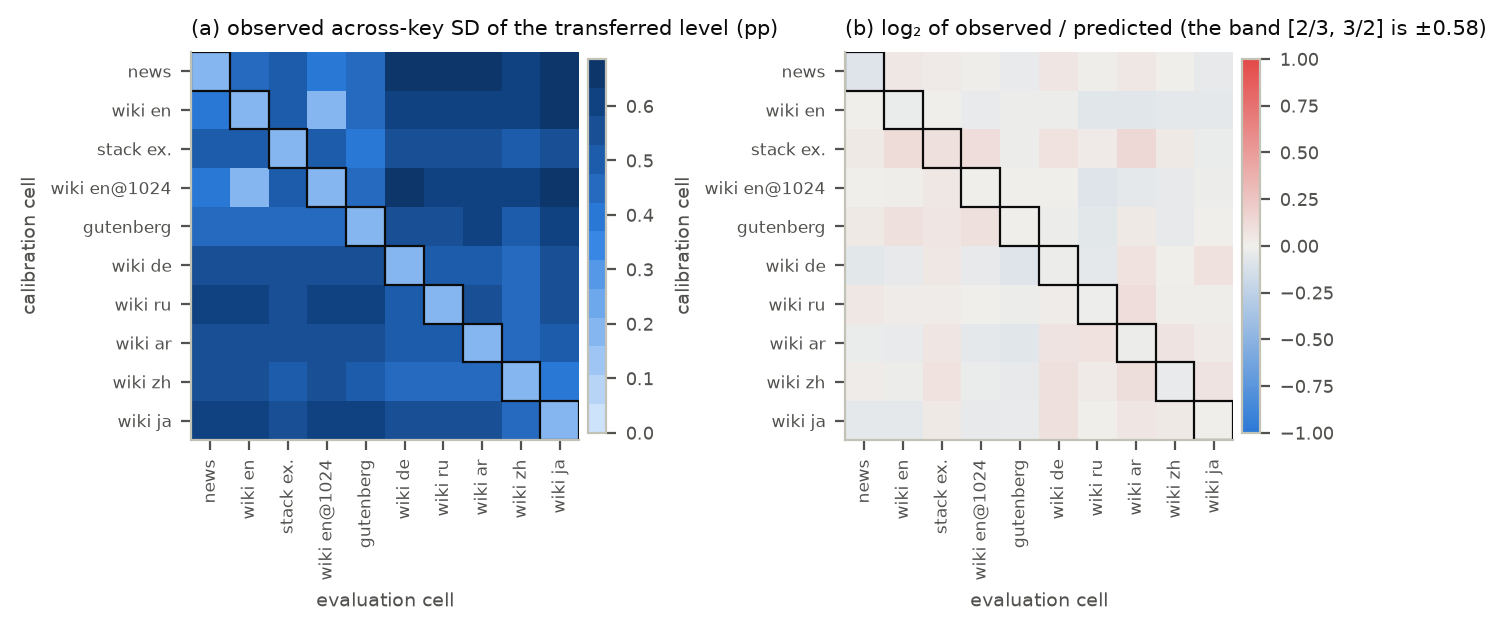

Write the Python code that produced this figure.
#!/usr/bin/env python3
"""F5 — transfer of a per-key conformal threshold across text laws (Study 3 Figure 3 re-rendered): a threshold set on
one cell's 5,000 calibration texts and applied to every cell's evaluation texts under the Llama-3.2 tokenizer (KGW
distinct rule, h = 1, α = 0.01, K = 1,000 keys per pair): (a) the observed across-key SD of the level, (b) the key-free
predictor's SD, (c) their ratio on a log₂ scale, (d) the observed share of keys above α. Rows are the calibration cell,
columns the evaluation cell. Source: outputs/study3_v0.1/results.json (descriptive_rows and t1_rows), the pairs'
observed SDs cross-checked between the two blocks.
"""
import sys
from pathlib import Path

import numpy as np
from matplotlib.colors import LinearSegmentedColormap, ListedColormap

sys.path.insert(0, str(Path(__file__).resolve().parents[1]))
import paperlib as P  # noqa: E402

plt = P.style()
res = P.results("s3"); R3 = P.register("s3")
DR = res["descriptive_rows"]; T1 = res["t1_rows"]
ORDER = P.CELL_ORDER
TOK, RULE, H, A, V = "llama", "distinct", 1, 0.01, "conformal@5000"
pairs = {}
for x in DR:
    if x["family"] == "kgw" and x["rule"] == RULE and x["h"] == H and float(x["alpha"]) == A and x["variant"] == V and x["tokE"] == TOK and x["tokC"] == TOK and x["class"] != "cross_tokenizer":
        key = (x["tagC"], x["tagE"]); assert key not in pairs, key; pairs[key] = x
assert len(pairs) == 100, len(pairs)
t1 = {(x["tagC"], x["tagE"]): x for x in T1 if x["tok"] == TOK and x["rule"] == RULE and x["h"] == H and x["N_cal"] == 5000}
assert len(t1) == 100
for key, x in pairs.items():
    assert abs(t1[key]["sd_obs"] - x["sd"]) < 1e-12 and abs(t1[key]["sd_pred"] - x["pred_sd"]) < 1e-9, key   # the two blocks of the locked output agree
M_sd = np.array([[100 * pairs[(c, e)]["sd"] for e in ORDER] for c in ORDER]); M_pred = np.array([[100 * pairs[(c, e)]["pred_sd"] for e in ORDER] for c in ORDER])
M_ratio = np.log2(M_sd / M_pred); M_share = np.array([[100 * pairs[(c, e)]["share_above_alpha"] for e in ORDER] for c in ORDER])
seq = ListedColormap(P.SEQ_BLUE); div = LinearSegmentedColormap.from_list("div", [P.DIV_BLUE, P.DIV_MID, P.DIV_RED])

vmax_sd = max(M_sd.max(), M_pred.max())
MAIN = ((M_sd, "(a) observed across-key SD of the transferred level (pp)", seq, (0, vmax_sd)), (M_ratio, "(b) log₂ of observed / predicted (the band [2/3, 3/2] is ±0.58)", div, (-1, 1)))
APP = ((M_pred, "(a) predicted SD, the key-free predictor (pp)", seq, (0, vmax_sd)), (M_share, "(b) observed share of keys above α (%)", seq, (0, None)))   # Appendix D figure (decision O5, 2026-10-19)


def draw(panels, name):
    fig, axes = plt.subplots(1, 2, figsize=(6.8, 3.5))
    for ax, (M, title, cm, (vmin, vmax)) in zip(axes.flat, panels):
        im = ax.imshow(M, cmap=cm, vmin=vmin, vmax=vmax, aspect="equal")
        for i in range(10):
            ax.add_patch(plt.Rectangle((i - 0.5, i - 0.5), 1, 1, fill=False, edgecolor=P.INK, lw=0.8))
        ax.set_xticks(range(10)); ax.set_yticks(range(10)); ax.set_xticklabels([P.CELL_SHORT[t] for t in ORDER], rotation=90, fontsize=6); ax.set_yticklabels([P.CELL_SHORT[t] for t in ORDER], fontsize=6)
        ax.set_title(title, loc="left", fontsize=7.5); ax.grid(False)
        ax.set_xlabel("evaluation cell", fontsize=7); ax.set_ylabel("calibration cell", fontsize=7)
        cb = fig.colorbar(im, ax=ax, fraction=0.045, pad=0.02); cb.ax.tick_params(labelsize=6.5)
    fig.tight_layout()
    P.save(fig, name)


draw(MAIN, "fig5_transfer")
draw(APP, "figD7_transfer_pred_share")

# the medians over the Llama pairs by class, registered; the T1 classes of these 100 pairs
by_class = {}
for key, x in pairs.items():
    by_class.setdefault(x["class"], []).append(x)
for cls, xs in by_class.items():
    P.register_value(f"f5_{cls}_n", len(xs)); P.register_value(f"f5_{cls}_sd_median", f"{100 * np.median([x['sd'] for x in xs]):.2f}")
    P.register_value(f"f5_{cls}_share_alpha_median", f"{100 * np.median([x['share_above_alpha'] for x in xs]):.1f}")
inside = sum(1 for key in pairs if abs(M_ratio[ORDER.index(key[0]), ORDER.index(key[1])]) <= np.log2(1.5))
cls_counts = {}
for key in pairs:
    cls_counts[t1[key].get("class_T1", "ineligible")] = cls_counts.get(t1[key].get("class_T1", "ineligible"), 0) + 1
P.register_value("f5_n_pairs", 100); P.register_value("f5_n_point_ratio_inside_band", inside)
for k, v in cls_counts.items():
    P.register_value(f"f5_t1_{k}", v)
diag_sd = np.median([pairs[(c, c)]["sd"] for c in ORDER]); eo = [pairs[(c, e)]["sd"] for (c, e) in pairs if pairs[(c, e)]["class"] == "english_other"]
P.register_value("f5_llama_english_other_over_diagonal", f"{np.median(eo) / diag_sd:.1f}")
P.flush_values("f5")
P.finish_checks("fig5_transfer")
